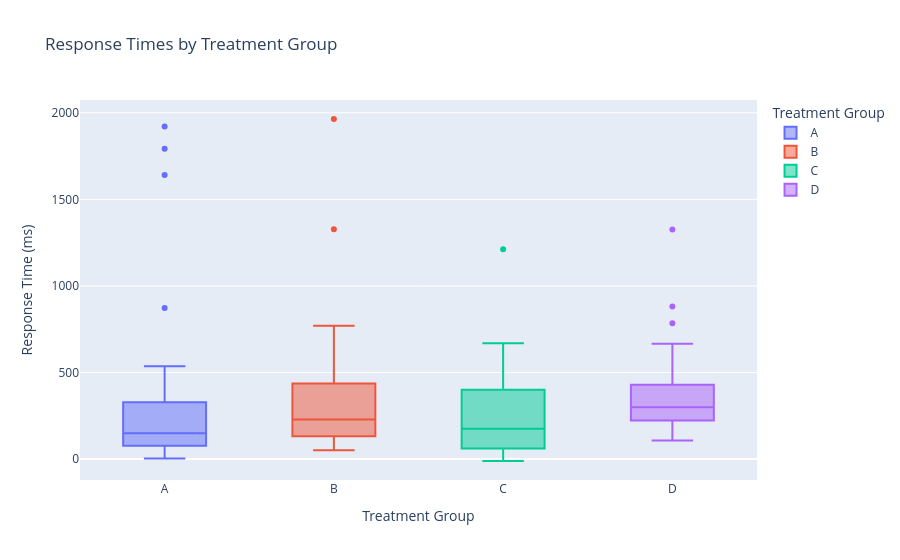
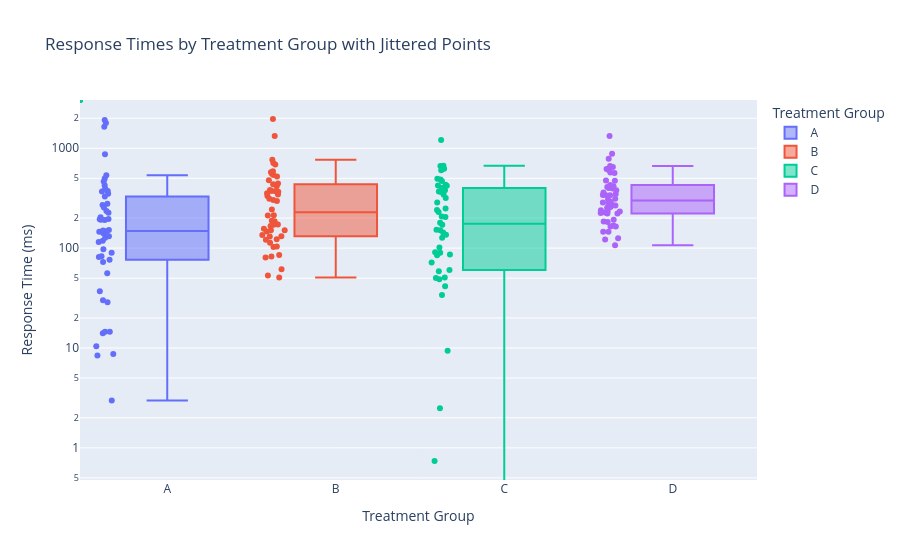

The code cell stored with these charts, in order, in its notebook:
### Code cell
# Example 4: Experiment Response Times
import pandas as pd
import numpy as np
from plot_agent.agent import PlotAgent


df = pd.DataFrame({
    "trial": np.tile(np.arange(1, 6), 40),
    "treatment": np.repeat(["A", "B", "C", "D"], 50),
    "response_ms": np.random.exponential(300, 200) + np.repeat([0, 50, -20, 80], 50)
})

agent = PlotAgent()
agent.set_df(df)

# Initial plot
response = agent.process_message(
    "Draw a box plot of response times (ms) for each treatment group."
)
fig = agent.get_figure()
fig.show()

# Follow-up iteration
response = agent.process_message(
    "Overlay a jittered strip (swarm) plot on the same axes, color points by treatment, and use a log scale for the y-axis."
)
fig = agent.get_figure()
fig.show()

### Figure 1 — Plotly figure (JSON) as saved in the notebook; plotly's stock layout.template omitted (floating-point values rounded to 4 significant figures)
{"data": [{"alignmentgroup": "True", "hovertemplate": "Treatment Group=%{x}<br>Response Time (ms)=%{y}<extra></extra>", "legendgroup": "A", "marker": {"color": "#636efa"}, "name": "A", "notched": false, "offsetgroup": "A", "orientation": "v", "showlegend": true, "type": "box", "x": ["A", "A", "A", "A", "A", "A", "A", "A", "A", "A", "A", "A", "A", "A", "A", "A", "A", "A", "A", "A", "A", "A", "A", "A", "A", "A", "A", "A", "A", "A", "A", "A", "A", "A", "A", "A", "A", "A", "A", "A", "A", "A", "A", "A", "A", "A", "A", "A", "A", "A"], "x0": " ", "xaxis": "x", "y": [191.1, 138.1, 152.1, 372.6, 1792.0, 126.8, 76.33, 536.8, 145.8, 81.29, 150.0, 8.716, 395.2, 14.54, 141.2, 118.6, 37.05, 89.87, 194.5, 8.421, 270.3, 55.98, 464.0, 1641.0, 1921.0, 195.3, 147.4, 14.08, 225.8, 203.9, 2.973, 115.2, 328.3, 368.4, 278.6, 131.8, 349.8, 192.5, 872.4, 28.69, 82.83, 498.0, 235.0, 10.44, 72.81, 14.58, 97.33, 30.04, 426.0, 254.7], "y0": " ", "yaxis": "y"}, {"alignmentgroup": "True", "hovertemplate": "Treatment Group=%{x}<br>Response Time (ms)=%{y}<extra></extra>", "legendgroup": "B", "marker": {"color": "#EF553B"}, "name": "B", "notched": false, "offsetgroup": "B", "orientation": "v", "showlegend": true, "type": "box", "x": ["B", "B", "B", "B", "B", "B", "B", "B", "B", "B", "B", "B", "B", "B", "B", "B", "B", "B", "B", "B", "B", "B", "B", "B", "B", "B", "B", "B", "B", "B", "B", "B", "B", "B", "B", "B", "B", "B", "B", "B", "B", "B", "B", "B", "B", "B", "B", "B", "B", "B"], "x0": " ", "xaxis": "x", "y": [151.0, 711.3, 156.8, 587.5, 367.3, 166.9, 151.5, 243.1, 332.9, 82.38, 121.5, 85.53, 53.26, 102.7, 130.6, 312.1, 123.0, 211.9, 354.7, 303.6, 479.7, 80.54, 103.6, 135.0, 131.7, 370.6, 213.2, 556.9, 769.6, 415.8, 436.6, 61.42, 187.7, 444.2, 574.4, 1964.0, 540.8, 171.9, 50.73, 186.2, 522.4, 687.1, 372.7, 343.6, 172.6, 1327.0, 113.4, 146.4, 296.6, 382.2], "y0": " ", "yaxis": "y"}, {"alignmentgroup": "True", "hovertemplate": "Treatment Group=%{x}<br>Response Time (ms)=%{y}<extra></extra>", "legendgroup": "C", "marker": {"color": "#00cc96"}, "name": "C", "notched": false, "offsetgroup": "C", "orientation": "v", "showlegend": true, "type": "box", "x": ["C", "C", "C", "C", "C", "C", "C", "C", "C", "C", "C", "C", "C", "C", "C", "C", "C", "C", "C", "C", "C", "C", "C", "C", "C", "C", "C", "C", "C", "C", "C", "C", "C", "C", "C", "C", "C", "C", "C", "C", "C", "C", "C", "C", "C", "C", "C", "C", "C", "C"], "x0": " ", "xaxis": "x", "y": [179.4, -10.87, 602.3, 421.3, 241.6, 153.0, -8.674, 41.51, 2.496, 48.86, 380.4, 248.8, 171.2, 367.0, 60.36, 432.4, 400.0, 1212.0, 644.6, 136.1, 9.397, 207.5, 665.3, 470.7, 91.17, 86.44, 101.2, 50.86, 494.7, 344.0, 33.89, 143.6, 150.6, 486.9, 369.5, 126.8, 0.7388, 622.9, 424.9, 58.76, 84.77, 204.7, -11.17, 50.14, 669.2, 318.5, 230.6, 286.7, 71.85, 90.14], "y0": " ", "yaxis": "y"}, {"alignmentgroup": "True", "hovertemplate": "Treatment Group=%{x}<br>Response Time (ms)=%{y}<extra></extra>", "legendgroup": "D", "marker": {"color": "#ab63fa"}, "name": "D", "notched": false, "offsetgroup": "D", "orientation": "v", "showlegend": true, "type": "box", "x": ["D", "D", "D", "D", "D", "D", "D", "D", "D", "D", "D", "D", "D", "D", "D", "D", "D", "D", "D", "D", "D", "D", "D", "D", "D", "D", "D", "D", "D", "D", "D", "D", "D", "D", "D", "D", "D", "D", "D", "D", "D", "D", "D", "D", "D", "D", "D", "D", "D", "D"], "x0": " ", "xaxis": "x", "y": [379.1, 472.5, 634.1, 222.9, 228.0, 359.9, 312.5, 349.2, 410.3, 292.3, 648.1, 565.2, 125.3, 784.9, 339.8, 192.9, 570.8, 184.4, 395.4, 603.6, 666.1, 168.2, 267.7, 474.9, 107.0, 339.7, 1326.0, 164.5, 146.3, 880.8, 145.6, 182.9, 235.3, 417.7, 399.4, 281.2, 254.2, 224.9, 232.8, 122.0, 239.2, 285.9, 620.4, 429.8, 272.4, 307.4, 165.1, 337.7, 221.9, 258.5], "y0": " ", "yaxis": "y"}], "layout": {"boxmode": "overlay", "legend": {"title": {"text": "Treatment Group"}, "tracegroupgap": 0}, "title": {"text": "Response Times by Treatment Group"}, "xaxis": {"anchor": "y", "categoryarray": ["A", "B", "C", "D"], "categoryorder": "array", "domain": [0.0, 1.0], "title": {"text": "Treatment Group"}}, "yaxis": {"anchor": "x", "domain": [0.0, 1.0], "title": {"text": "Response Time (ms)"}}}}

### Figure 2 — Plotly figure (JSON) as saved in the notebook; plotly's stock layout.template omitted (floating-point values rounded to 4 significant figures)
{"data": [{"alignmentgroup": "True", "boxpoints": "all", "hovertemplate": "Treatment Group=%{x}<br>Response Time (ms)=%{y}<extra></extra>", "legendgroup": "A", "marker": {"color": "#636efa"}, "name": "A", "notched": false, "offsetgroup": "A", "orientation": "v", "showlegend": true, "type": "box", "x": ["A", "A", "A", "A", "A", "A", "A", "A", "A", "A", "A", "A", "A", "A", "A", "A", "A", "A", "A", "A", "A", "A", "A", "A", "A", "A", "A", "A", "A", "A", "A", "A", "A", "A", "A", "A", "A", "A", "A", "A", "A", "A", "A", "A", "A", "A", "A", "A", "A", "A"], "x0": " ", "xaxis": "x", "y": [191.1, 138.1, 152.1, 372.6, 1792.0, 126.8, 76.33, 536.8, 145.8, 81.29, 150.0, 8.716, 395.2, 14.54, 141.2, 118.6, 37.05, 89.87, 194.5, 8.421, 270.3, 55.98, 464.0, 1641.0, 1921.0, 195.3, 147.4, 14.08, 225.8, 203.9, 2.973, 115.2, 328.3, 368.4, 278.6, 131.8, 349.8, 192.5, 872.4, 28.69, 82.83, 498.0, 235.0, 10.44, 72.81, 14.58, 97.33, 30.04, 426.0, 254.7], "y0": " ", "yaxis": "y"}, {"alignmentgroup": "True", "boxpoints": "all", "hovertemplate": "Treatment Group=%{x}<br>Response Time (ms)=%{y}<extra></extra>", "legendgroup": "B", "marker": {"color": "#EF553B"}, "name": "B", "notched": false, "offsetgroup": "B", "orientation": "v", "showlegend": true, "type": "box", "x": ["B", "B", "B", "B", "B", "B", "B", "B", "B", "B", "B", "B", "B", "B", "B", "B", "B", "B", "B", "B", "B", "B", "B", "B", "B", "B", "B", "B", "B", "B", "B", "B", "B", "B", "B", "B", "B", "B", "B", "B", "B", "B", "B", "B", "B", "B", "B", "B", "B", "B"], "x0": " ", "xaxis": "x", "y": [151.0, 711.3, 156.8, 587.5, 367.3, 166.9, 151.5, 243.1, 332.9, 82.38, 121.5, 85.53, 53.26, 102.7, 130.6, 312.1, 123.0, 211.9, 354.7, 303.6, 479.7, 80.54, 103.6, 135.0, 131.7, 370.6, 213.2, 556.9, 769.6, 415.8, 436.6, 61.42, 187.7, 444.2, 574.4, 1964.0, 540.8, 171.9, 50.73, 186.2, 522.4, 687.1, 372.7, 343.6, 172.6, 1327.0, 113.4, 146.4, 296.6, 382.2], "y0": " ", "yaxis": "y"}, {"alignmentgroup": "True", "boxpoints": "all", "hovertemplate": "Treatment Group=%{x}<br>Response Time (ms)=%{y}<extra></extra>", "legendgroup": "C", "marker": {"color": "#00cc96"}, "name": "C", "notched": false, "offsetgroup": "C", "orientation": "v", "showlegend": true, "type": "box", "x": ["C", "C", "C", "C", "C", "C", "C", "C", "C", "C", "C", "C", "C", "C", "C", "C", "C", "C", "C", "C", "C", "C", "C", "C", "C", "C", "C", "C", "C", "C", "C", "C", "C", "C", "C", "C", "C", "C", "C", "C", "C", "C", "C", "C", "C", "C", "C", "C", "C", "C"], "x0": " ", "xaxis": "x", "y": [179.4, -10.87, 602.3, 421.3, 241.6, 153.0, -8.674, 41.51, 2.496, 48.86, 380.4, 248.8, 171.2, 367.0, 60.36, 432.4, 400.0, 1212.0, 644.6, 136.1, 9.397, 207.5, 665.3, 470.7, 91.17, 86.44, 101.2, 50.86, 494.7, 344.0, 33.89, 143.6, 150.6, 486.9, 369.5, 126.8, 0.7388, 622.9, 424.9, 58.76, 84.77, 204.7, -11.17, 50.14, 669.2, 318.5, 230.6, 286.7, 71.85, 90.14], "y0": " ", "yaxis": "y"}, {"alignmentgroup": "True", "boxpoints": "all", "hovertemplate": "Treatment Group=%{x}<br>Response Time (ms)=%{y}<extra></extra>", "legendgroup": "D", "marker": {"color": "#ab63fa"}, "name": "D", "notched": false, "offsetgroup": "D", "orientation": "v", "showlegend": true, "type": "box", "x": ["D", "D", "D", "D", "D", "D", "D", "D", "D", "D", "D", "D", "D", "D", "D", "D", "D", "D", "D", "D", "D", "D", "D", "D", "D", "D", "D", "D", "D", "D", "D", "D", "D", "D", "D", "D", "D", "D", "D", "D", "D", "D", "D", "D", "D", "D", "D", "D", "D", "D"], "x0": " ", "xaxis": "x", "y": [379.1, 472.5, 634.1, 222.9, 228.0, 359.9, 312.5, 349.2, 410.3, 292.3, 648.1, 565.2, 125.3, 784.9, 339.8, 192.9, 570.8, 184.4, 395.4, 603.6, 666.1, 168.2, 267.7, 474.9, 107.0, 339.7, 1326.0, 164.5, 146.3, 880.8, 145.6, 182.9, 235.3, 417.7, 399.4, 281.2, 254.2, 224.9, 232.8, 122.0, 239.2, 285.9, 620.4, 429.8, 272.4, 307.4, 165.1, 337.7, 221.9, 258.5], "y0": " ", "yaxis": "y"}], "layout": {"boxmode": "overlay", "legend": {"title": {"text": "Treatment Group"}, "tracegroupgap": 0}, "title": {"text": "Response Times by Treatment Group with Jittered Points"}, "xaxis": {"anchor": "y", "categoryarray": ["A", "B", "C", "D"], "categoryorder": "array", "domain": [0.0, 1.0], "title": {"text": "Treatment Group"}}, "yaxis": {"anchor": "x", "domain": [0.0, 1.0], "title": {"text": "Response Time (ms)"}, "type": "log"}}}
